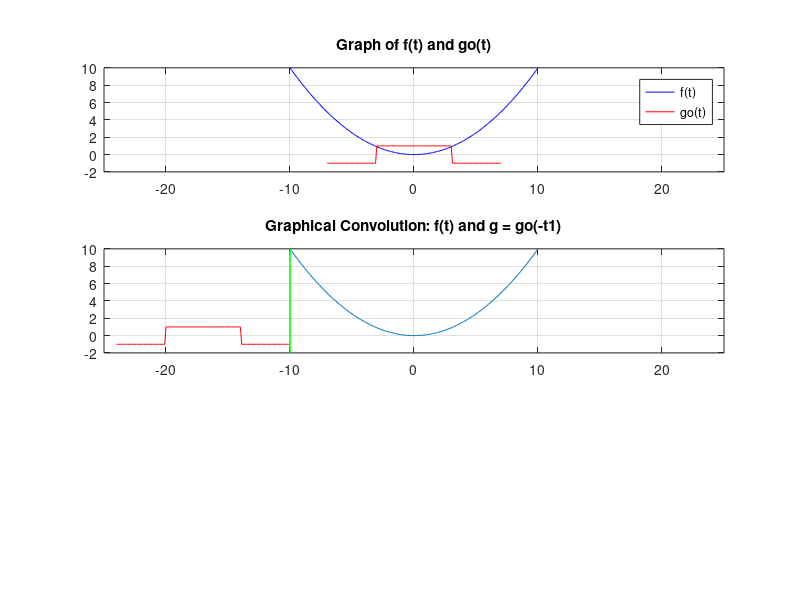

The MATLAB script that drew this image: (Note: this script raises an error after producing the figure.)
%% CHAPTER 7, ANIMATION BY INCREMENTAL CHANGES TO CHART ELEMENTS
%   3165_07_07: 
%   Copyright 2012 Packt Publishing
%   $Revision: 1 $
%   $Date: 2012-07-09 24:00:00

% Add path to utilities
addpath([pwd '\..\..\..\utilities']);

%% data generation, two functions are defined over a finite range
s_int = 0.1;                                        % sampling interval constant
t = -10:s_int:10;                                   % interval for function 'f(t)'
f = 0.1*(t.^2);                                     % definition of function 'f(t)'
t1 = -7:s_int:7;                                    % interval for function 'g(t1)'
go = [-1*ones(1,40) ones(1, 61) -1*ones(1, 40)];    % definition of function 'g(t1)'
c = s_int * conv(f, go);                            % convolve: note the multiplation by the sampling interval

% flip 'go(t1)' for the graphical convolutions g = go(-t1)
g = fliplr(go);
tf = fliplr(-t1);

% slide range of 'g' to discard non-ovelapping areas with 'f' in the convolution
tf = tf + ( min(t)-max(tf) );

% get the range of function 'c' which is the convolution of 'f(t)' and 'go(t1)'
tc = [ tf t(2:end)];
tc = tc+max(t1);

%% static plot for initialization
figure('units','normalized','Position', [.16 .14 .31 .69]);
% plot f(t) and go(t1)  
subplot(3,1,1);
plot(t,f, 'b'); hold on; 
plot(t1, go, 'r');
grid on;
xlim( [ ( min(t)-abs(max(tf)-min(tf)) - 1 ) ( max(t)+abs(max(tf)-min(tf)) + 1 ) ] );
title('Graph of f(t) and go(t)');
legend({'f(t)' 'go(t)'});

% plot f in subplot 2
subplot(3,1,2);
plot(t, f);
hold on; grid on;
title('Graphical Convolution: f(t) and g = go(-t1)');
% plot g in subplot 2
q = plot(tf, g, 'r');
xlim( [ ( min(t)-abs(max(tf)-min(tf))-1 ) ( max(t)+abs(max(tf)-min(tf))+1 ) ] );
u_ym = get(gca, 'ylim');
% plot two vertical lines to show the range of ovelapped area
s_l = line( [min(t) min(t)], [u_ym(1) u_ym(2)], 'color', 'g'  );
e_l = line( [min(t) min(t)], [u_ym(1) u_ym(2)], 'color', 'g'  );
hold on; grid on;

% put a yellow shade on ovelapped region
sg = rectangle('Position', [min(t) u_ym(1) 0.0001 u_ym(2)-u_ym(1)], ...
             'EdgeColor', 'w', 'FaceColor', 'y', ...
             'EraseMode', 'xor');
         
% initialize the plot the convolution result 'c'
subplot(3,1,3);
r = plot(tc, c);
grid on; hold on;
xlim( [ ( min(t)-abs(max(tf)-min(tf)) - 1 ) ( max(t)+abs(max(tf)-min(tf)) + 1 ) ] );
ylim( [1.5*min(c) 1.5*max(c)] );
title('Convolutional Product c(t)');
set(gcf,'color',[1 1 1],'paperpositionmode','auto');
print(gcf,'-dpng','./../3165_07_Images/3165_07_07_1');

%% animation block

for i=1:length(tc)
% control speed of animation minimum is 0, the lower the faster
  pause(0.05);
  %drawnow;

% update the position of sliding function 'g', its handle is 'q'
  tf=tf+s_int;
  set(q,'EraseMode','xor','XData',tf,'YData',g);

% show overlapping regions

% show a vertical line for a left boundary of overlapping region
  sx = min( max( tf(1), min(t) ), max(t) );  
  sx_a = [sx sx];
  set(s_l,'EraseMode','xor', 'XData', sx_a);

% show a second vertical line for the right boundary of overlapping region
  ex = min( tf(end), max(t) );  
  ex_a = [ex ex];
  set(e_l,'EraseMode','xor', 'XData', ex_a);

% update shading on overlapped region
  rpos = [sx u_ym(1) max(0.0001, ex-sx) u_ym(2)-u_ym(1)];  
  set(sg, 'Position', rpos);

% update the plot of convolution product 'c', its handle is r
  set(r,'EraseMode','xor','XData',tc(1:i),'YData',c(1:i) );

end;
print(gcf,'-dpng','./../3165_07_Images/3165_07_07_2');
